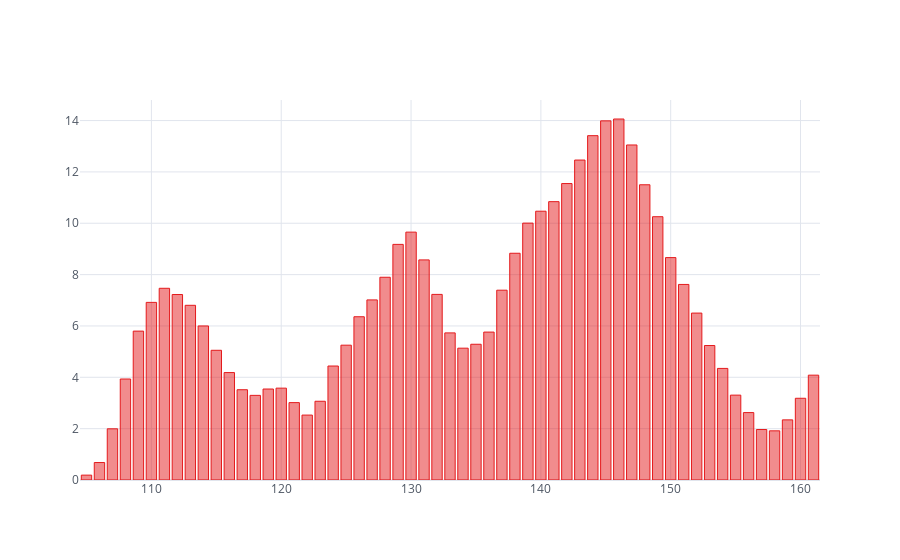

This figure's notebook cell:
### Code cell
import kdj
kr = kdj.kdj_area(sdf, 9)
kr.iplot(kind='bar',opacity=0.5,theme = "white",colorscale="Set1")

### Figure 1 — Plotly figure (JSON) as saved in the notebook; plotly's stock layout.template omitted (floating-point values rounded to 4 significant figures)
{"data": [{"marker": {"color": "rgba(228, 26, 28, 0.5)", "line": {"color": "rgba(228, 26, 28, 1.0)", "width": 1}}, "name": "None", "orientation": "v", "text": "", "type": "bar", "x": [105, 106, 107, 108, 109, 110, 111, 112, 113, 114, 115, 116, 117, 118, 119, 120, 121, 122, 123, 124, 125, 126, 127, 128, 129, 130, 131, 132, 133, 134, 135, 136, 137, 138, 139, 140, 141, 142, 143, 144, 145, 146, 147, 148, 149, 150, 151, 152, 153, 154, 155, 156, 157, 158, 159, 160, 161], "y": [0.1897, 0.6799, 1.994, 3.933, 5.799, 6.919, 7.467, 7.225, 6.805, 6.001, 5.052, 4.184, 3.516, 3.296, 3.543, 3.578, 3.014, 2.528, 3.067, 4.439, 5.251, 6.359, 7.015, 7.897, 9.178, 9.655, 8.573, 7.229, 5.73, 5.134, 5.287, 5.762, 7.393, 8.832, 10.01, 10.47, 10.84, 11.55, 12.46, 13.41, 13.99, 14.06, 13.05, 11.5, 10.26, 8.663, 7.617, 6.501, 5.238, 4.346, 3.306, 2.626, 1.966, 1.915, 2.342, 3.183, 4.084]}], "layout": {"legend": {"bgcolor": "#FFFFFF", "font": {"color": "#4D5663"}}, "paper_bgcolor": "#FFFFFF", "plot_bgcolor": "#FFFFFF", "title": {"font": {"color": "#4D5663"}}, "xaxis": {"gridcolor": "#E1E5ED", "showgrid": true, "tickfont": {"color": "#4D5663"}, "title": {"font": {"color": "#4D5663"}, "text": ""}, "zerolinecolor": "#E1E5ED"}, "yaxis": {"gridcolor": "#E1E5ED", "showgrid": true, "tickfont": {"color": "#4D5663"}, "title": {"font": {"color": "#4D5663"}, "text": ""}, "zerolinecolor": "#E1E5ED"}}}
